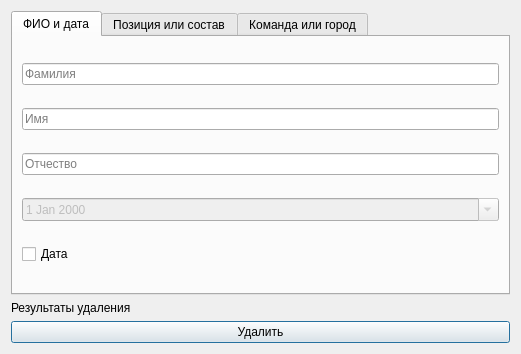
<?xml version="1.0" encoding="UTF-8"?>
<ui version="4.0">
 <class>DialogDelete</class>
 <widget class="QDialog" name="DialogDelete">
  <property name="geometry">
   <rect>
    <x>0</x>
    <y>0</y>
    <width>521</width>
    <height>354</height>
   </rect>
  </property>
  <property name="windowTitle">
   <string>Удаление</string>
  </property>
  <layout class="QVBoxLayout" name="verticalLayout_3">
   <item>
    <widget class="QTabWidget" name="tab_widget">
     <property name="currentIndex">
      <number>0</number>
     </property>
     <widget class="QWidget" name="tab">
      <attribute name="title">
       <string>ФИО и дата</string>
      </attribute>
      <layout class="QVBoxLayout" name="verticalLayout">
       <item>
        <widget class="QLineEdit" name="input_last_name">
         <property name="placeholderText">
          <string>Фамилия</string>
         </property>
        </widget>
       </item>
       <item>
        <widget class="QLineEdit" name="input_first_name">
         <property name="placeholderText">
          <string>Имя</string>
         </property>
        </widget>
       </item>
       <item>
        <widget class="QLineEdit" name="input_patronymic">
         <property name="placeholderText">
          <string>Отчество</string>
         </property>
        </widget>
       </item>
       <item>
        <widget class="QDateEdit" name="input_date">
         <property name="enabled">
          <bool>false</bool>
         </property>
         <property name="calendarPopup">
          <bool>true</bool>
         </property>
        </widget>
       </item>
       <item>
        <widget class="QCheckBox" name="date_box">
         <property name="text">
          <string>Дата</string>
         </property>
        </widget>
       </item>
      </layout>
     </widget>
     <widget class="QWidget" name="tab_2">
      <attribute name="title">
       <string>Позиция или состав</string>
      </attribute>
      <layout class="QVBoxLayout" name="verticalLayout_2">
       <item>
        <widget class="QLabel" name="label_2">
         <property name="text">
          <string>Позиция</string>
         </property>
        </widget>
       </item>
       <item>
        <widget class="QComboBox" name="box_position">
         <item>
          <property name="text">
           <string/>
          </property>
         </item>
         <item>
          <property name="text">
           <string>Голкипер</string>
          </property>
         </item>
         <item>
          <property name="text">
           <string>Защитник</string>
          </property>
         </item>
         <item>
          <property name="text">
           <string>Полузащитник</string>
          </property>
         </item>
         <item>
          <property name="text">
           <string>Нападающий</string>
          </property>
         </item>
        </widget>
       </item>
       <item>
        <widget class="QLabel" name="label_3">
         <property name="text">
          <string>Состав</string>
         </property>
        </widget>
       </item>
       <item>
        <widget class="QComboBox" name="box_squad">
         <item>
          <property name="text">
           <string/>
          </property>
         </item>
         <item>
          <property name="text">
           <string>Основной</string>
          </property>
         </item>
         <item>
          <property name="text">
           <string>Резерв</string>
          </property>
         </item>
         <item>
          <property name="text">
           <string>Молодежный</string>
          </property>
         </item>
        </widget>
       </item>
      </layout>
     </widget>
     <widget class="QWidget" name="tab_3">
      <attribute name="title">
       <string>Команда или город</string>
      </attribute>
      <layout class="QVBoxLayout" name="verticalLayout_4">
       <item>
        <widget class="QLineEdit" name="team_edit">
         <property name="placeholderText">
          <string>Команда</string>
         </property>
        </widget>
       </item>
       <item>
        <widget class="QLineEdit" name="city_edit">
         <property name="placeholderText">
          <string>Город</string>
         </property>
        </widget>
       </item>
      </layout>
     </widget>
    </widget>
   </item>
   <item>
    <widget class="QLabel" name="label">
     <property name="text">
      <string>Результаты удаления</string>
     </property>
    </widget>
   </item>
   <item>
    <widget class="QPushButton" name="button_delete">
     <property name="text">
      <string>Удалить</string>
     </property>
    </widget>
   </item>
  </layout>
 </widget>
 <resources/>
 <connections/>
</ui>
